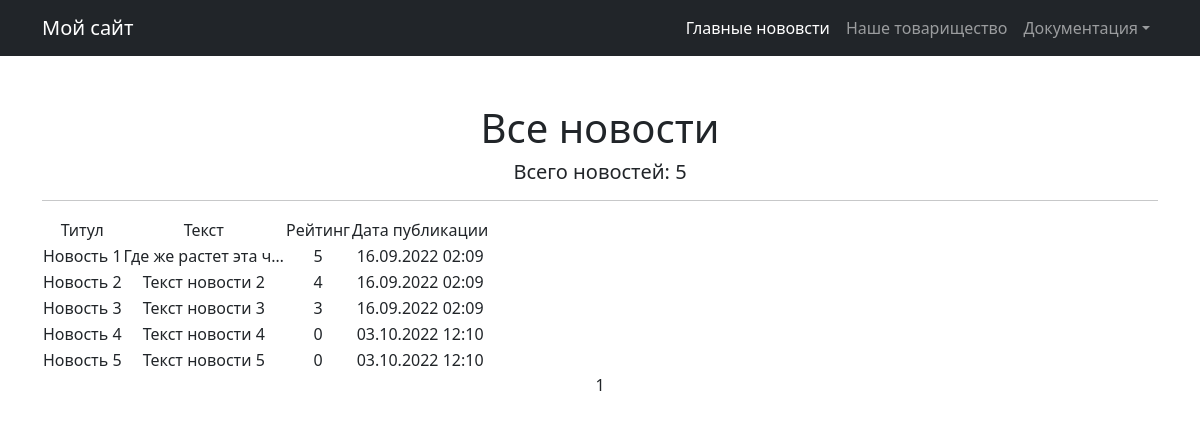
Before: /news/ with the older database file.
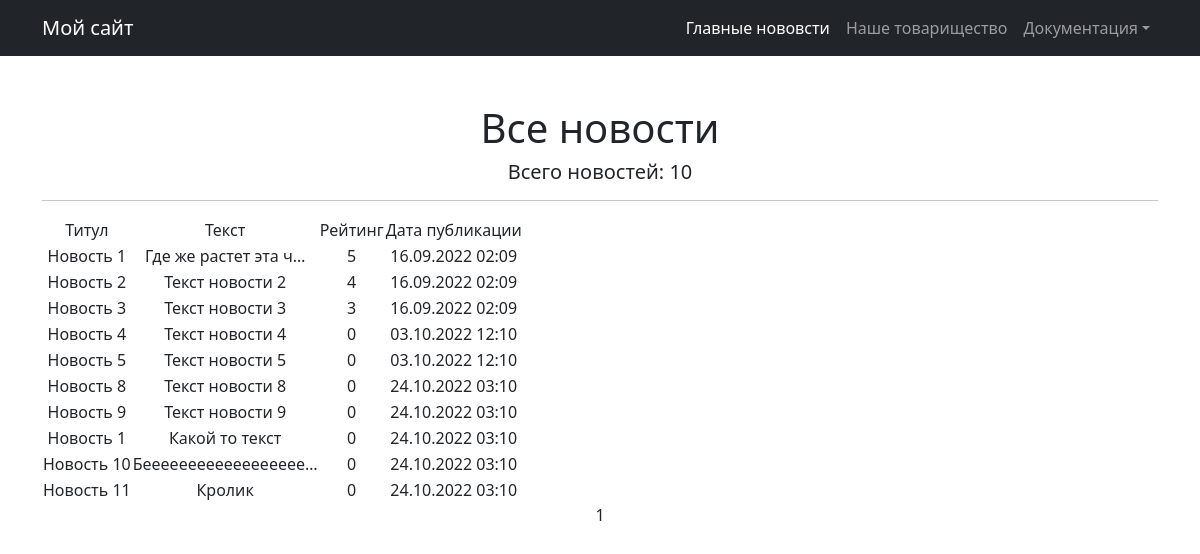
After: the same page with the newer database file.
### new/models.py (models this page shows, shortened)
class Post(models.Model):
    author_post = models.ForeignKey(Author, on_delete=models.CASCADE)
    NEWS = 'NW'
    ARTICLE = 'AR'
    CATEGORY_CHOICES =  (
        ( NEWS, 'НОВОСТЬ'),
        (ARTICLE, 'СЧАСТЬЕ')
    )
    categoryType = models.CharField(max_length=2, choices=CATEGORY_CHOICES, default=ARTICLE)
    dataCreation = models.DateTimeField(auto_now_add=True)
    postCategory = models.ManyToManyField(Category, through='PostCategory')
    title = models.CharField(max_length=128)
    text = models.TextField()
    rating = models.SmallIntegerField(default=0)

### new/views.py (the view)
# urls.py: path('', PostList.as_view()),
class PostList(ListView):
    model = Post
    template_name = 'News.html'
    context_object_name = 'Post'
    paginate_by = 10
    def get_queryset(self):
        queryset = super().get_queryset()
        self.filterset = PostFilter(self.request.GET, queryset)
        return self.filterset.qs
    def get_context_data(self, **kwargs):
        context = super().get_context_data(**kwargs)
        context['filterset'] = self.filterset
        return context

### templates/News.html (shortened to what this page needs)
{% extends 'flatpages/default.html' %}
{% block content %}
   <h1>Все новости</h1>
   <h5>Всего новостей: {{ Post|length }}</h5>
   <hr>
   {% if Post %}
       <table>
           <tr>
               <td>Титул</td>
               <td>Текст</td>
               <td>Рейтинг</td>
               <td>Дата публикации</td>
           </tr>
           {% for Post in Post %}
           <tr>
               <td>{{ Post.title }}</td>
               <td>{{ Post.text|truncatechars:20 }}</td>
               <td>{{ Post.rating }}</td>
               <td>{{ Post.dataCreation|date:'d.m.Y h:m'}}</td>
           </tr>
           {% endfor %}
       </table>
   {% else %}
       <h2>Новостей нет!</h2>
   {% endif %}
   {{ page_obj.number }}
{% endblock content %}

### templates/flatpages/default.html (shortened to what this page needs)
<!DOCTYPE html>
<html lang="en">
    <head>
        {% load static %}
        <link href="{% static 'css/styles.css' %}" rel="stylesheet" />
    </head>
    <body>
        <nav class="navbar navbar-expand-lg navbar-dark bg-dark">
            <div class="container">
                <a class="navbar-brand" href="#">Мой сайт</a>
                <div class="collapse navbar-collapse" id="navbarSupportedContent">
                    <ul class="navbar-nav ms-auto mb-2 mb-lg-0">
                        <li class="nav-item"><a class="nav-link active" aria-current="page" href="#">Главные нововсти</a></li>
                        <li class="nav-item"><a class="nav-link" href="#">Наше товарищество</a></li>
                        <li class="nav-item dropdown">
                            <a class="nav-link dropdown-toggle" id="navbarDropdown" href="#" role="button" data-bs-toggle="dropdown" aria-expanded="false">Документация</a>
                        </li>
                    </ul>
                </div>
            </div>
        </nav>
        <div class="container">
            <div class="text-center mt-5">
                {% block content %}{% endblock content %}
            </div>
        </div>
    </body>
</html>

Changed rows visible on the page:
added Post: title "Новость 8", text "Текст новости 8", rating "0", dataCreation "24.10.2022 03:10"
added Post: title "Новость 9", text "Текст новости 9", rating "0", dataCreation "24.10.2022 03:10"
added Post: title "Новость 1", text "Какой то текст", rating "0", dataCreation "24.10.2022 03:10"
added Post: title "Новость 10", text "Бееееееееееееееееее…", rating "0", dataCreation "24.10.2022 03:10"
added Post: title "Новость 11", text "Кролик", rating "0", dataCreation "24.10.2022 03:10"
Other visible differences:
{{ Post|length }}: "5" → "10"
